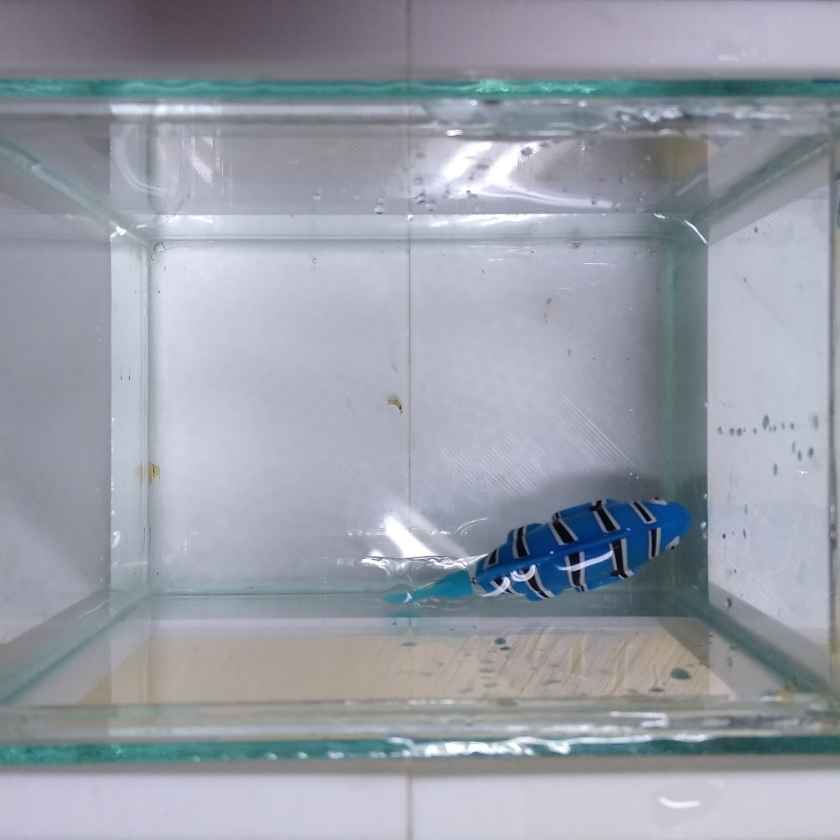
#> input picture Codigos/Haar_Cascade/dataset/com_peixe/IMG_20230913_194750065.jpg, 2518 x 2518 px, given in place of the camera (shown at 1/3 size)
$ python Codigo_Base.py
#> lines starting #> are read from the running program, lines starting #| are printed output that depends on the picture; after the words box and inside, x2 and y2 are one past the last pixel; in counts of white or black regions, pixels touching at a corner belong together
#> in loop, frame is the input picture: shape (2518, 2518, 3); mean B, G, R 168.2, 157.5, 152.4
import cv2
COR_VERMELHO = (0,0,255)
COR_VERDE = (0,255,0)
COR_AZUL = (255,0,0)
# Criação do Objeto para ter maior controle de funções e variaveis
class Rastreamento_Peixe:
    # Contrutor com variarveis inportantes para linearização
    def __init__(self):
        self.kernel_size = (5, 5) # Determina o tamanho do pixel que sera usado para prencher pequenos espaçoes vazios dentro do contorno
        self.epsilon_multiplicador = 0.001 # Quanto +proximo do sero, mais detalhado sera o desenho do contorno
        self.range_cor = [(0, 0, 0), (255, 50, 50)] # Intervalo escolhirdo de cor hsv para ser detectados
    # Função que lineariza a imagem para que fica apenas pixel com valor de 0 ou 1.
    # Onde um pixel que eram da tonalidade escura e 0 qualquer outra cor que não estava o internalo determinado por range_cor
    def linearizar_frame(self, frame):
        hsv = cv2.cvtColor(frame, cv2.COLOR_BGR2HSV)  # Converte d frame de BGR para HVS
#> hsv: shape (2518, 2518, 3); mean H, S, V 105, 31, 169.4
        black_mask = cv2.inRange(hsv, self.range_cor[0], self.range_cor[1]) # Converte em 1 quem esta no intervalo e quem não esta fica 0
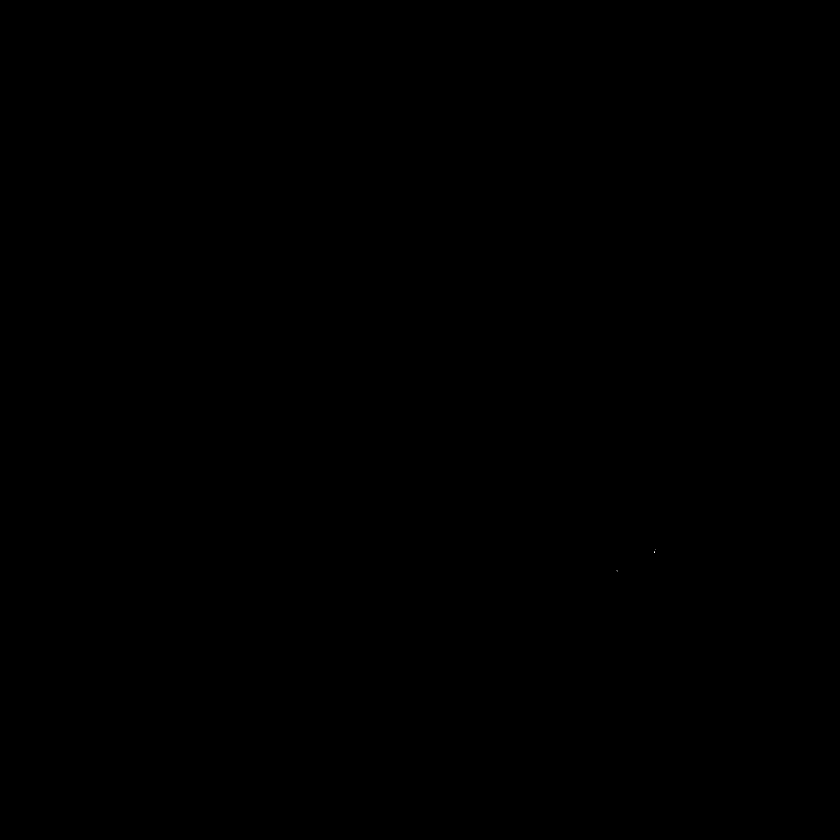
#> black_mask: shape (2518, 2518) (shown at 1/3 size); 0% white in thin lines or dots, all inside (x1, y1, x2, y2) = (1850, 1648, 1966, 1714)
        black_result= cv2.bitwise_and(frame, frame, mask=black_mask) # Pega o frame original e usa o black_mask para passar os pixels que estão com1
        gray_frame = cv2.cvtColor(black_result, cv2.COLOR_BGR2GRAY)  # Converte para tons de cinza o resultado da mascara
        gaus_frame = cv2.GaussianBlur(gray_frame, self.kernel_size, 0) # Defoca a imagem, para que temnha mais pontos unindo o contorno, com intuido que fique mais constante o contorno
        _, frame_binario = cv2.threshold(gaus_frame, 0, 255, cv2.THRESH_BINARY) # Converte em binario
#> frame_binario: shape (2518, 2518); 0% white; 3 white regions, box (x1, y1, x2, y2) and area: (1962, 1652, 1967, 1661) 41, (1848, 1710, 1854, 1716) 30, (1963, 1646, 1968, 1651) 21
        pixel_preenchimento = cv2.getStructuringElement(cv2.MORPH_CROSS, self.kernel_size) # Cria um pixel em forma de cruz
        frame = cv2.morphologyEx(frame_binario, cv2.MORPH_CLOSE, pixel_preenchimento) # Substitui os pixel pelo pixel de preenchimento, afim de fiminuir o ruido
#> frame: shape (2518, 2518); 0% white; 2 white regions
        return frame
    # Pega o frame original e por meio do frame binario cria um trackin fo frame  determinado
    def trancking_peixe(self, frame, frame_binario):
        contornos, _= cv2.findContours(frame_binario, cv2.RETR_LIST, cv2.CHAIN_APPROX_SIMPLE) # agrupo em uma matriz todos os contorno(grupos de com dados 1)
#> contornos = 2 contours; box (x1, y1, x2, y2) and area: (1962, 1646, 1968, 1661) 47, (1848, 1710, 1854, 1716) 22
        if contornos: # se existir algum contorno no frame_binario detectado
            max_Area = cv2.contourArea(contornos[0]) # Determinna o priemeiro contorno como maior contorno
#> max_Area = 21.5
            contorno_Max_Area_Id = 0 # Mesma coisa com  id do contorno maximo
            for i, contorno in enumerate(contornos): # Vai percorrer dos os contornos obtidos, afim de acgar o maior contorno
                if max_Area < cv2.contourArea(contorno): # Verefica se um maior contorno foi encontrado
                    max_Area = cv2.contourArea(contorno) # Se foi achado atribui ele a novo maior contorno
                    contorno_Max_Area_Id = i # O meso é feito com id, salva o id do maior contorno
#> this loop made 2 passes
#> (max_Area, contorno_Max_Area_Id) on pass 2: (47, 1)
#> after the loop, contorno_Max_Area_Id = 1; max_Area = 47
            maior_Contorno = contornos[contorno_Max_Area_Id] # Apos percorrer todos os frames do contorno, era ser atribuido a varivael que sera utilizada
#> maior_Contorno = contour of 16 points, box (x1, y1, x2, y2) (1962, 1646, 1968, 1661), area 47
            self.desenha_trancking(frame, maior_Contorno)  # A partir desse maior contorno encontrado, desenha as informaçoes na tela
            self.desenha_grade(frame) # Quase a mesma coisa, mas desenha partes que não seram inportantes pra o resultado final, mas da detalhes do funcionamento
    #
    def desenha_trancking(self, frame, contorno):
        # Encontre o retângulo convexo em torno do contorno
        hull = cv2.convexHull(contorno)
#> hull = contour of 10 points, box (x1, y1, x2, y2) (1962, 1646, 1968, 1661), area 58
        # Desenha o retângulo convexo no frame
        cv2.drawContours(frame, [hull], -1, COR_AZUL, 1)
#> frame: shape (2518, 2518, 3)
        # Encontre o centro do retângulo convexo (pode ser usado como ponto central do contorno)
        M = cv2.moments(hull)
#> M = moments, m00 58, centre m10/m00, m01/m00 = (1964.4, 1653)
        x_Central = int(M["m10"] / M["m00"])
#> x_Central = 1964
        y_Central = int(M["m01"] / M["m00"])
#> y_Central = 1652
        # Desenha um ponto no centro
        cv2.circle(frame, (x_Central, y_Central), 5, COR_VERMELHO, -1)
        # Desenha o contorno
        cv2.drawContours(frame, [contorno], -1, (0, 255, 255), 1)

    #
    def desenha_grade(self, frame):
        h_Frame, w_Frame, _ = frame.shape
#> h_Frame = 2518; w_Frame = 2518
        divisoes = 3  # Número de divisões ao longo de cada eixo (grade 3x3)
        # Desenha as linhas horizontais da grade
        for i in range(1, divisoes):
            y = int(i * h_Frame / divisoes)
            cv2.line(frame, (0, y), (w_Frame, y), COR_VERDE, 2)
        # Desenha as linhas verticais da grade
        for i in range(1, divisoes):
            x = int(i * w_Frame / divisoes)
            cv2.line(frame, (x, 0), (x, h_Frame), COR_VERDE, 2)
    #
    def loop(self):
        webcam = cv2.VideoCapture(0)
        webcam.set(cv2.CAP_PROP_FRAME_WIDTH, 640)
        webcam.set(cv2.CAP_PROP_FRAME_HEIGHT, 480)
        webcam.set(cv2.CAP_PROP_FPS, 30)

        while True:
            valido, frame = webcam.read()
            if valido:
                frame_binario = self.linearizar_frame(frame)
                self.trancking_peixe(frame, frame_binario)
                cv2.imshow('BINARIO', frame_binario)
                cv2.imshow('PRINCIPAL', frame)
                if cv2.waitKey(1) != -1:
#> (key Esc is pressed here)
                    break
            else:
                break
        webcam.release()
        cv2.destroyAllWindows()

if __name__ == '__main__':
    tracker = Rastreamento_Peixe()
    tracker.loop()
